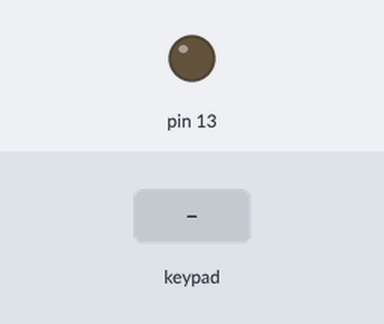
Simulated run of this sketch. Board: Arduino Uno, built with avr-gcc and run on an emulated ATmega328P. Parts: output pins drawn as LEDs (lit = HIGH). The test bench sets the inputs (shaded band).

Above: at 1.2 s.
1.3 s: keypad keys 1 2 3 4 5 6 # pressed 0.4 s apart
At 5.0 s:
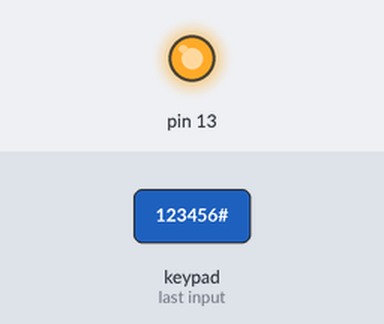
5.6 s: key '#' pressed
At 6.5 s:
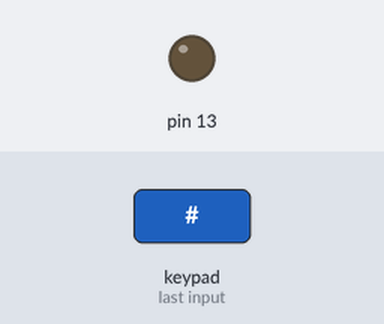
Timing chart, 0 to 8.6 s (numbered marks = the images above; inputs shaded):
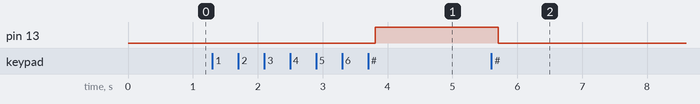

Measured:
- after the input at 1.3 s, pin 13: LOW → HIGH after 2.5 s
- after the input at 5.6 s, pin 13: HIGH → LOW after 0.11 s

The sketch:

matrixKeypadCodi.ino
```cpp
// Example 42.2 - Six-digit keypad switch
// http://tronixstuff.wordpress.com/tutorials > chapter 42

#include "Keypad.h"

const byte ROWS = 4; //four rows
const byte COLS = 3; //three columns
char keys[ROWS][COLS] =
{{'1','2','3'},
  {'4','5','6'},
  {'7','8','9'},
  {'*','0','#'}};
byte rowPins[ROWS] = {
  6,7,8,9}; //connect to the row pinouts of the keypad
byte colPins[COLS] = {
  10, 11, 12}; //connect to the column pinouts of the keypad

Keypad keypad = Keypad( makeKeymap(keys), rowPins, colPins, ROWS, COLS );

char PIN[6]={'1','2','3','4','5','6'}; // our secret (!) number
char attempt[6]={
  0,0,0,0,0,0}; // used for comparison
int z=0;

void setup()
{
  pinMode(13, OUTPUT);
  incorrectPIN();
}

void loop()
{
  readKeypad();
}

void correctPIN() // do this if correct PIN entered
{
  digitalWrite(13, HIGH);
}

void incorrectPIN() // do this if incorrect PIN entered
{
  digitalWrite(13, LOW);
}

void checkPIN()
{
  int correct=0;
  for (int q=0; q<6; q++)
  {
    if (attempt[q]==PIN[q])
    {
      correct++;
    }
  }
  if (correct==6)
  {
    correctPIN();
  } else
  {
    incorrectPIN();
  }
  for (int zz=0; zz<6; zz++) // wipe attempt
  {
    attempt[zz]=0;
  }
  z=0;
}

void readKeypad()
{
  char key = keypad.getKey();
  if (key != NO_KEY)
  {
    switch(key)
    {
    case '*':
      z=0;
      break;
    case '#':
      delay(100); // for extra debounce
      checkPIN();
      break;
    default:
      attempt[z]=key;
      z++;
    }
  }
}
```
